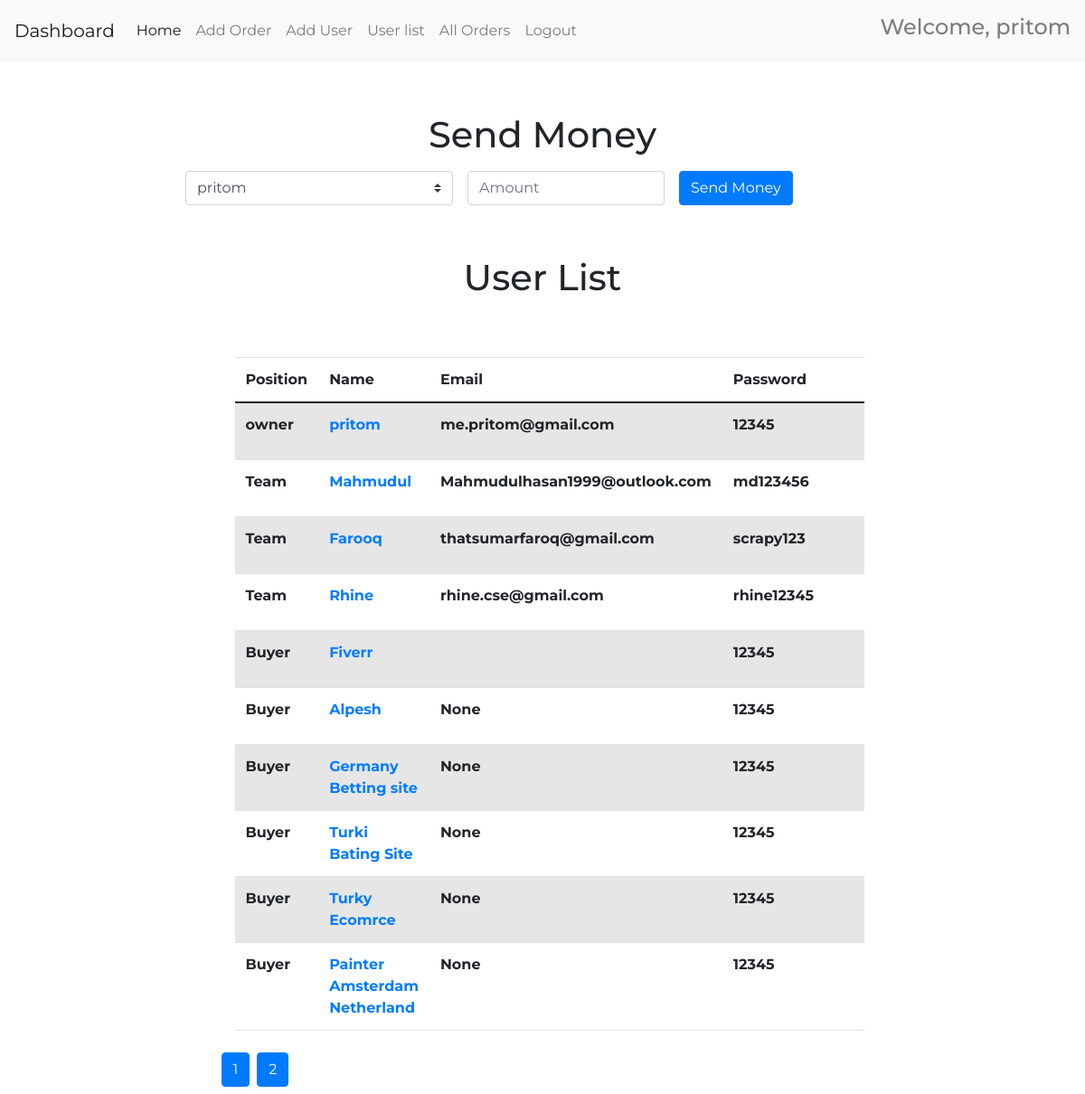
Page /User_list (signed in) on the committed database.
### app.py (models this page shows)
class people(db.Model):
    ID = db.Column(db.Integer, primary_key=True)
    position = db.Column(db.String())
    user = db.Column(db.String())
    email = db.Column(db.String())
    password = db.Column(db.String())
    earning=db.Column(db.String())
    paid = db.Column(db.String())
    def __repr__(self):
        return f"people('{self.position}','{self.user}','{self.email}','{self.password})"

### app.py (the view)
@app.route('/User_list', methods=['GET', 'POST'], defaults={"page_num": 1})
@app.route('/User_list/<int:page_num>', methods=['GET', 'POST'])
def user_list(page_num):
    if not check_login():
        return render_template('index.html')
    form = searchFile()
    threads = people.query.filter_by().paginate(per_page=10, page=page_num)
    print(threads.items)
    return render_template('user_list.html', threads=threads)

### forms.py
class searchFile(FlaskForm):
    search = StringField('Search anything')
    files_button = FileField('Upload file', validators=[FileAllowed(['.txt'])])
    search_button = SubmitField('Search')
    submit_button = SubmitField('Submit')

### app.py (called while the page is built)
def check_login():
    try:
        print(session['id'] , session['Type'])
        if session['id'] and session['Type']=='owner' :
            return True
    except:
        print('Err')
        return False

### templates/user_list.html (shortened to what this page needs)
<!DOCTYPE html>
<html lang="en">
<head>
    <link href="https://cdn.jsdelivr.net/npm/bootstrap@5.0.0-beta3/dist/css/bootstrap.min.css" rel="stylesheet" />
    <link rel="stylesheet" href="https://maxcdn.bootstrapcdn.com/bootstrap/4.0.0/css/bootstrap.min.css">
</head>
<body>
    {% include "header.html" %}
    <div class="row">
  <div class="col-sm-2"></div>
  <div class="col-sm-8">
    <br><br>
    <h1>Send Money</h1>
    <form class="form-inline form-group"  style="align-items: center;" action="/add_money" method="POST" enctype="multipart/form-data">
      <div class="form-group mb-2">
        <select class="custom-select" name="team">
            {% for thread in threads.items %}
            <option value= {{ thread.ID }} style="color:black;"   >{{ thread.user }}</option>
            {% endfor %}
          </select>
      </div>
      <div class="form-group mx-sm-3 mb-2">
        <input  class="form-control" name="amnt" placeholder="Amount">
      </div>
      <button type="submit" class="btn btn-primary mb-2">Send Money</button>
    </form>
    <br>
    <h1>User List</h1>
    <br><br>
    <div class="container scroll_enable">
      <table class="table table-striped">
          <thead>
            <tr>
              <th scope="col" class="w6"> Position </th>
              <th scope="col"> Name </th>
              <th scope="col"> Email </th>
              <th scope="col" class="w6"> Password </th>
            </tr>
          </thead>
          <tbody>
            {% for thread in threads.items %}
            <tr>
              <th> {{ thread.position }} </th>
              <th> <a href="{{  '/team_person?id={}&name={}'.format(thread.ID,thread.user) }}">{{ thread.user }} </a></th>
              <th> {{ thread.email }} </th>
              <th> {{ thread.password }} </th>
            </tr>
            {% endfor %}
          </tbody>
        </table>
  </div>
  <div class="container pagination gap-2 mb-2 mt-2">
    {% for page in threads.iter_pages(left_edge=3, right_edge=3, left_current=3, right_current=3) %}
      <div class="btn-group">
        {% if page %}
          <a href="{{ url_for('user_list', page_num=page) }}" class="btn btn-primary"> {{ page }} </a>
        {% else %}
           ...
        {% endif %}
      </div>
    {% endfor %}
  </div>
  </div>
  <div class="col-sm-2"></div>
    </div>
</body>
</html>

### templates/header.html (shortened to what this page needs)
<nav class="navbar navbar-expand-lg navbar-light bg-light">
    <a class="navbar-brand" href="#">Dashboard</a>
    <div class="collapse navbar-collapse" id="navbarText">
      <ul class="navbar-nav mr-auto">
        <li class="nav-item active">
          <a class="nav-link" href="./owner">Home </a>
        </li>
        <li class="nav-item">
          <a class="nav-link" href="./add_new_order">Add Order</a>
        </li>
        <li class="nav-item">
          <a class="nav-link" href="./add_user">Add User</a>
        </li>
        <li class="nav-item">
          <a class="nav-link" href="./User_list">User list</a>
        </li>
        <li class="nav-item">
          <a class="nav-link" href="./all_order">All Orders</a>
        </li>
        <li class="nav-item">
          <a class="nav-link" href="./logout">Logout</a>
        </li>
      </ul>
      <span class="navbar-text">
        <h4>Welcome, {{ session['name'] }}</h4>
      </span>
    </div>
  </nav>

### templates/user_list.html (style rules this page uses)
body { font-family: 'Montserrat', sans-serif, arial; }
h1 { text-align: center; padding: 0.5rem; }
.w6 { min-width: 10rem; }
tr th:nth-child(1), tr th:nth-child(2) { min-width: 2rem; }
.scroll_enable { max-height: 72vh; max-width: 90%; overflow: auto; }
.top_buttons, .pagination { max-width: 90%; margin: auto; }

### rows in the picture
people: name "pritom", position "owner", user "pritom", email "me.pritom@gmail.com", password "12345"
people: position "Team", user "Mahmudul", email "Mahmudulhasan1999@outlook.com", password "md123456"
people: position "Team", user "Farooq", email "thatsumarfaroq@gmail.com", password "scrapy123"
people: position "Team", user "Rhine", email "rhine.cse@gmail.com", password "rhine12345"
people: position "Buyer", user "Fiverr", password "12345"
people: position "Buyer", user "Alpesh", email "None", password "12345"
people: position "Buyer", user "Germany Betting site", email "None", password "12345"
people: position "Buyer", user "Turki Bating Site", email "None", password "12345"
people: position "Buyer", user "Turky Ecomrce", email "None", password "12345"
people: position "Buyer", user "Painter Amsterdam Netherland", email "None", password "12345"

### other values in the picture
{{ page }} "1" "2"
form field team "pritom"
